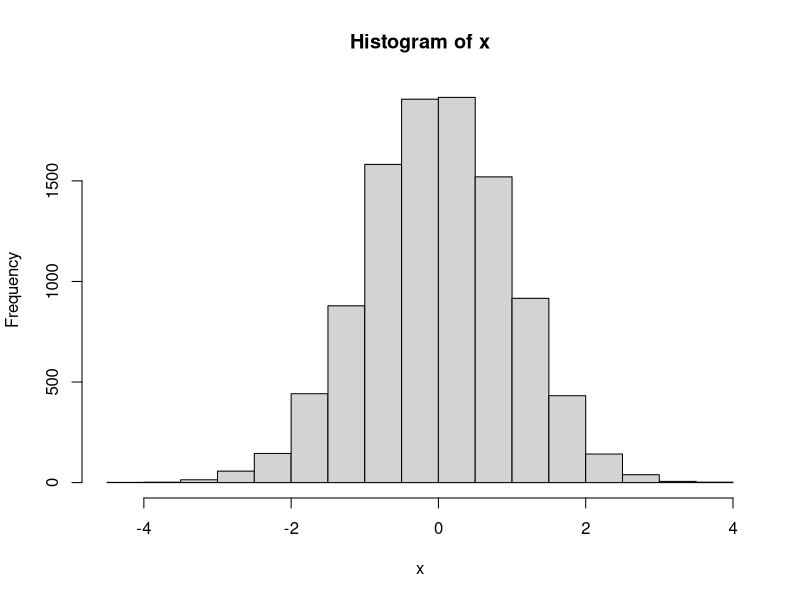
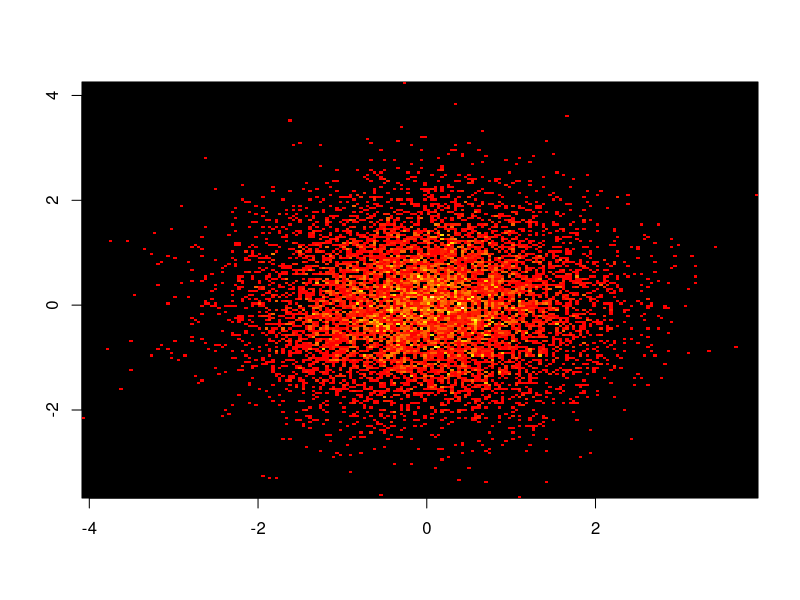

The R script that drew these images, in order:
nsim=10^4
u1=runif(nsim)
u2=runif(nsim)
R2=-2*log(u1)
theta=2*pi*u2
x=sqrt(R2)*cos(theta)
y=sqrt(R2)*sin(theta)
hist(x)

## sin and cos in expensive so:

nsim=10^4*4/pi
v1=2*runif(nsim)-1
v2=2*runif(nsim)-1
inside_points=v1^2+v2^2<1
npsim=sum(inside_points)
u1=runif(npsim)
R2=-2*log(u1)
x=sqrt(R2)*v1[inside_points]/sqrt(v1[inside_points]^2+v2[inside_points]^2)
y=sqrt(R2)*v2[inside_points]/sqrt(v1[inside_points]^2+v2[inside_points]^2)

library(gplots)
hist2d(data.frame(x,y))
